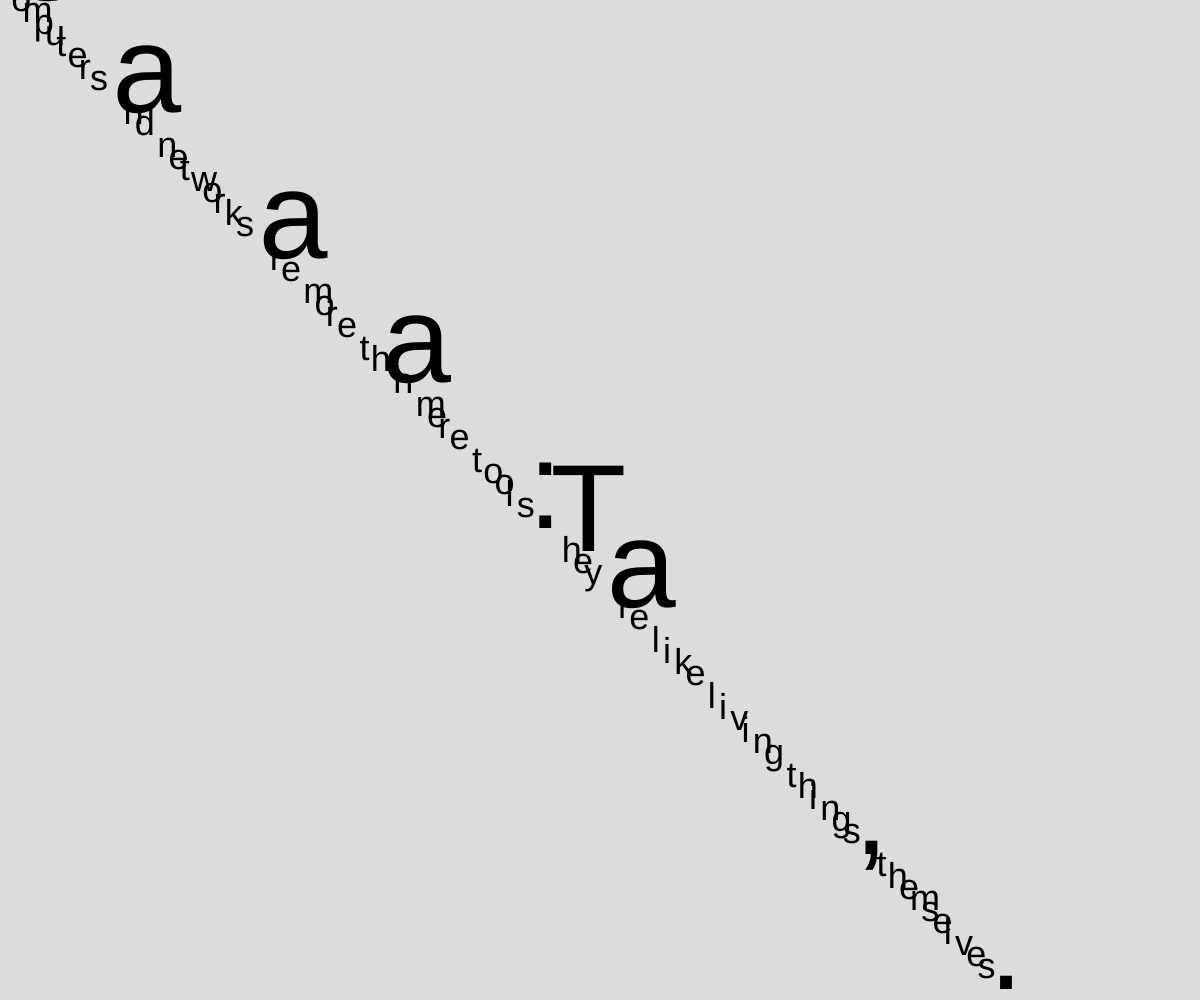
Frame 1 (no input)
Frame 60 (no input): identical to frame 1, image omitted
Frame 120 (the mouse pressed at the canvas centre since frame 60): identical to frame 1, image omitted

The p5.js sketch that drew this single still picture (run headless with seeded random() and noise() and a simulated clock; from frame 60 on, the mouse is pressed at the canvas centre):

// p5.js sketch
// ── sketch.js
// TODO: strings and text
//       iterate letters
//       iterate words


let mString = "Computers and networks are more than mere tools: They are like living things, themselves.";

function setup() {
  createCanvas(windowWidth, windowHeight);
  background(220);

 
  // print(mString, mString.length, mString.toLowerCase());

  for(let idx = 0; idx< mString.length; idx++){
    let mChar = mString[idx];
    // let x = random(width);
    // let y = random(height);
    let pos = map (idx, 0, mString.length, 0, height);
    
    if (mChar < "c"){
      textSize(124);
      print(mChar)
    } else{
      textSize(36);
    }
    text (mChar,pos,pos);
  }

  // textAlign(LEFT,TOP);
  // text(mString, 100, 100);
  // rect(100, 100, 100, 80);
}

function draw() {}
